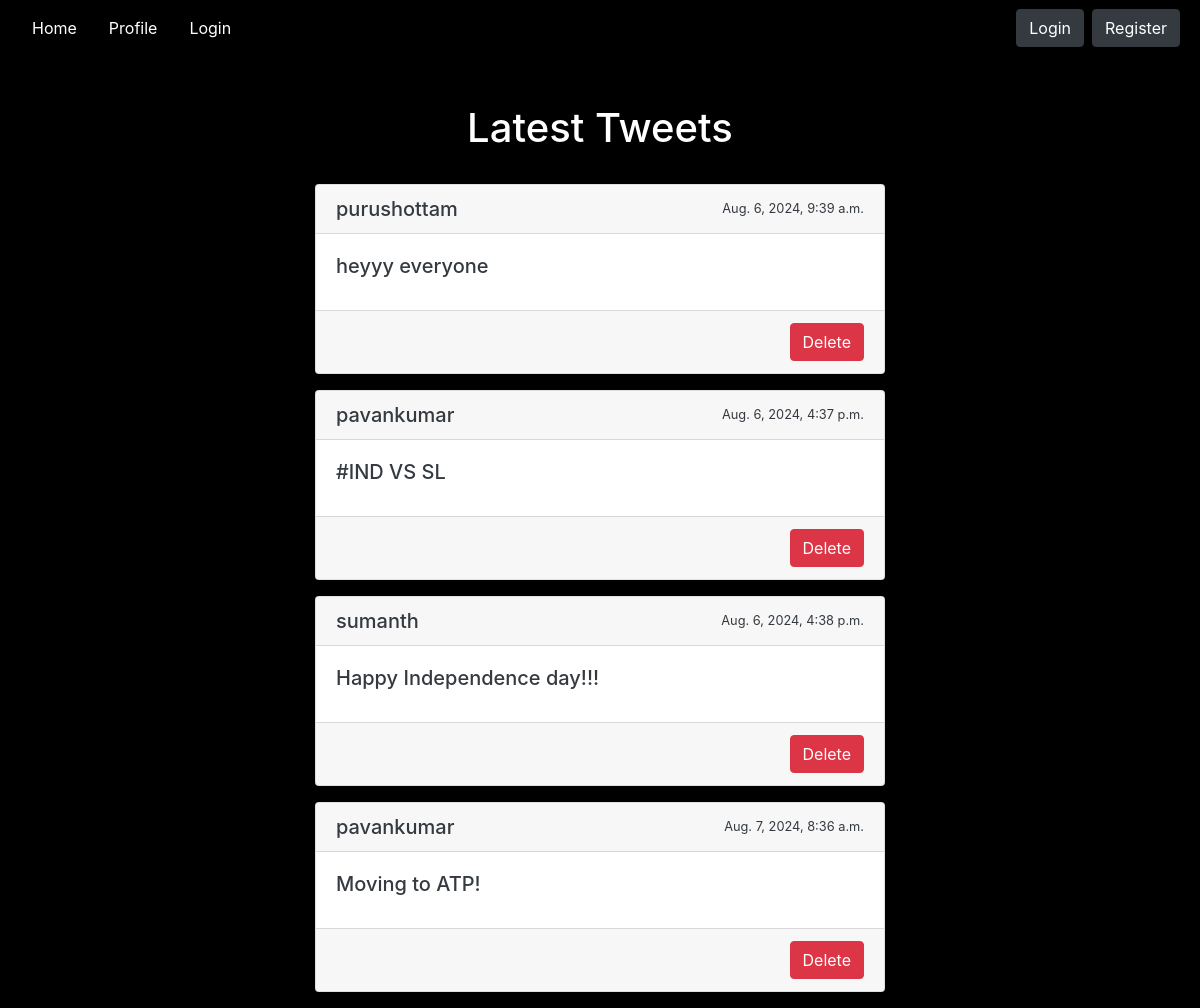
The page / on the database its author committed.
### app1/models.py (models this page shows, shortened)
class tweet(models.Model):
    uname=models.CharField(max_length=30)
    post=models.CharField(max_length=200)
    date=models.DateTimeField(auto_now_add=True)

### app1/views.py (the view)
# urls.py: path('',views.homeView,name="home_page"),
def homeView(request):
    obj=tweet.objects.all()
    return render(request,'home.html',{'result':obj})

### templates/home.html (shortened to what this page needs)
<!DOCTYPE html>
<html lang="en">
<head>
    <link href="https://cdn.jsdelivr.net/npm/bootstrap@5.3.3/dist/css/bootstrap.min.css" rel="stylesheet"
>
</head>
<body style="background-color:black">
    {% include 'navi.html' %}
    <h1 class="text-center" style="color:white">Latest Tweets</h1>
    <br>
    <div class="container col-lg-6">
        {% for i in result %}
        <a class="text-decoration-none text-dark" href="{% url 'single_page' i.id %}">
        <div class="card mb-3">
            <div class="card-header d-flex justify-content-between align-items-center">
                <h5 class="mb-0">{{ i.uname }}</h5>
                <small>{{ i.date }}</small>
            </div>
            <div class="card-body">
                <h5 class="card-title">{{ i.post | truncatechars:39 }}</h5>
            </div>
            <div class="card-footer text-end">
                <a href="{% url 'delete_page' i.id %}" class="btn btn-danger">Delete</a>
            </div>
        </div>
        </a>
        {% endfor %}
    </div>
</body>
</html>

### templates/navi.html (shortened to what this page needs)
<!DOCTYPE html>
<html lang="en">
<head>
  <link href="https://stackpath.bootstrapcdn.com/bootstrap/4.5.2/css/bootstrap.min.css" rel="stylesheet" />
</head>
<body>
  <nav class="navbar navbar-expand-lg navbar-custom">
    <ul class="nav justify-content-end">
      <li class="nav-item">
        <a class="nav-link active" aria-current="page" href="{% url 'home_page' %}">Home</a>
      </li>
      <li class="nav-item">
        <a class="nav-link" href="{% url 'profile_page' %}">Profile</a>
      </li>
      <li class="nav-item">
        <a class="nav-link" href="{% url 'login_page' %}">Login</a>
      </li>
    </ul>
    <div class="d-flex ml-auto" role="search">
      {% if request.user.is_authenticated %}
      <a href="{% url 'logout_page' %}" class="btn btn-danger" type="submit">Logout</a>
      {% else %}
      <a href="{% url 'login_page' %}" class="btn btn-dark mx-1" type="submit">Login</a>
      <a href="{% url 'register_page' %}" class="btn btn-dark mx-1" type="submit">Register</a>
      {% endif %}
    </div>
  </nav>
</body>
</html>

### templates/home.html (style rules this page uses)
.btn-danger { background-color: #E0245E; border: none; }

### templates/navi.html (style rules this page uses)
.navbar-custom { background-color: black; }
.nav-link { color: white !important; }

### rows shown on the page
tweet: uname "purushottam", date "Aug. 6, 2024, 9:39 a.m.", post "heyyy everyone"
tweet: uname "pavankumar", date "Aug. 6, 2024, 4:37 p.m.", post "#IND VS SL"
tweet: uname "sumanth", date "Aug. 6, 2024, 4:38 p.m.", post "Happy Independence day!!!"
tweet: uname "pavankumar", date "Aug. 7, 2024, 8:36 a.m.", post "Moving to ATP!"
